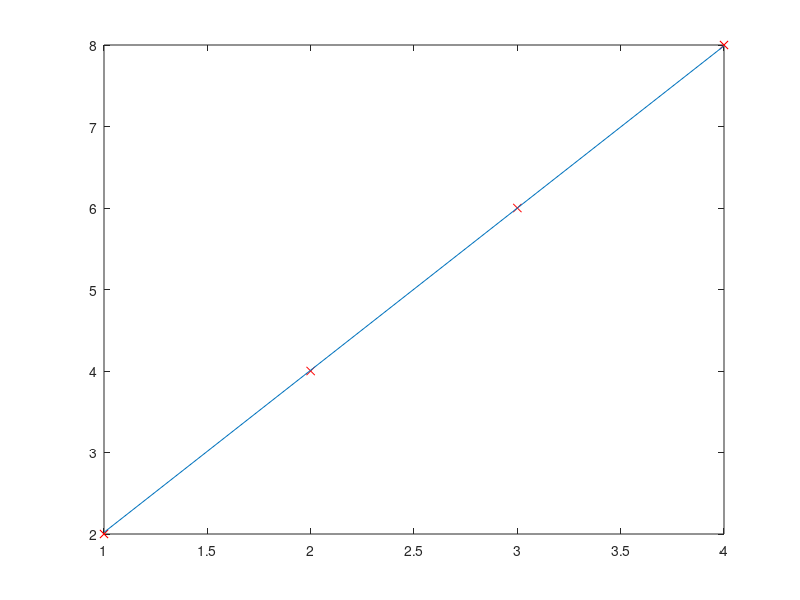
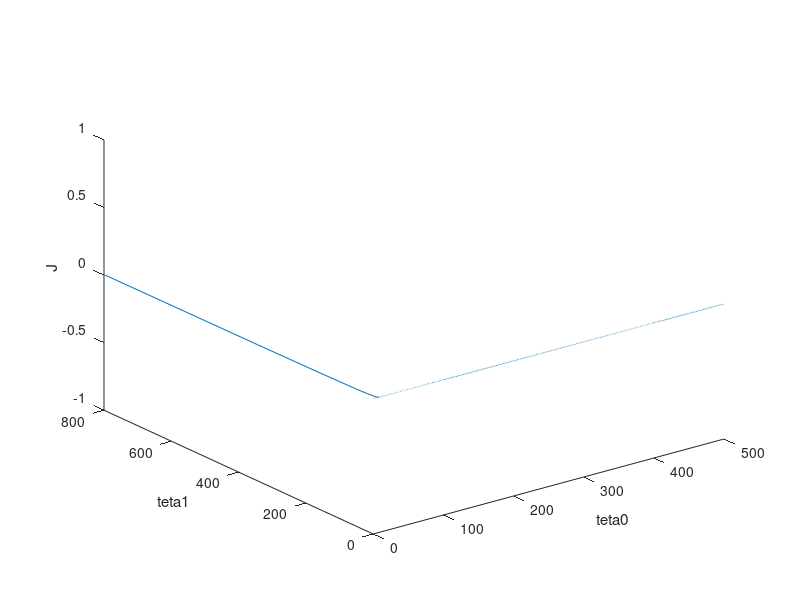

The MATLAB script that drew these images, in order:
x=[1;2;3;4];
y=[2;4;6;8];
figure(1)
plot(x,y,'rx');
teta=[0;0];
lr=0.04;
m=length(y);
iteration=500
jteta=zeros(iteration,3)
for iter=1:iteration
h=teta(1) + (teta(2)*x);
diff=h-y
j= (1/2*m)*sum(diff).^2;
teta_zero = teta(1) - (lr/m)*sum(diff)
teta_one = teta(2) - (lr/m)*sum(diff.*x);
teta=[teta_zero;teta_one]
jteta(iter,:)=[j teta_zero teta_one]
endfor
tetatemp= jteta(iteration,2:3)
h2=tetatemp(1) + (tetatemp(2)*x);
hold on
plot(h2)
hold off
figure(2)
plot3(jteta)
xlabel("teta0")
ylabel("teta1")
zlabel("J")


